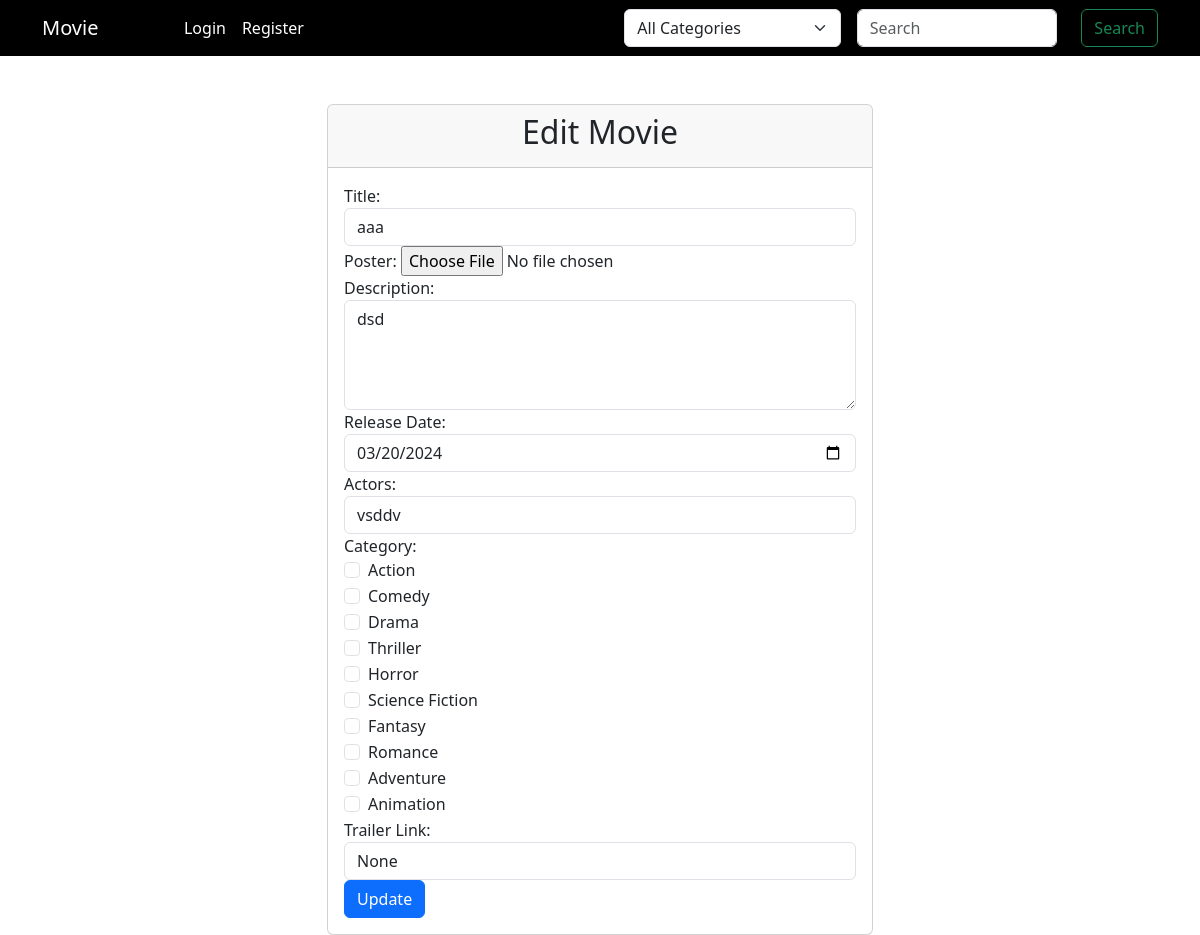
The page /movie/1/edit/ on the database as committed earlier.
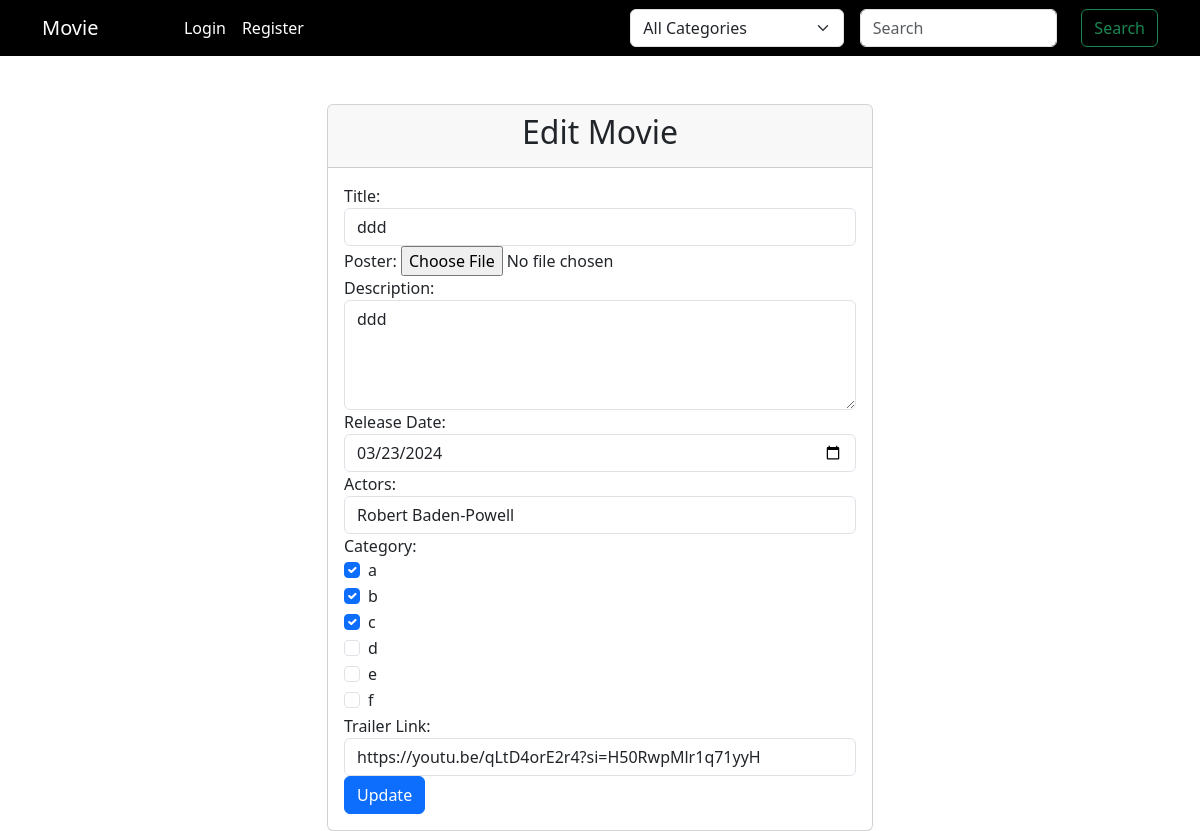
The same page on the database as committed later.
### movie_management/models.py (models this page shows, shortened)
class Movie(models.Model):
    title = models.CharField(max_length=100)
    poster = models.ImageField(upload_to='posters/')
    description = models.TextField()
    release_date = models.DateField()
    actors = models.CharField(max_length=200)
    trailer_link = models.URLField(null=True)
    category = models.ManyToManyField(Category)
    added_by = models.ForeignKey(User, on_delete=models.CASCADE)

### category/models.py (models this page shows, shortened)
class Category(models.Model):
    title = models.CharField(max_length=50)

### movie_management/views.py (the view)
def edit_movie(request, movie_id):
    movie = get_object_or_404(Movie, pk=movie_id)
    if request.method == 'POST':
        form = MovieForm(request.POST, request.FILES, instance=movie)
        if form.is_valid() and request.user == movie.added_by:
            form.save()
            messages.success(request, 'Movie updated successfully.')
            return redirect('home')
    else:
        form = MovieForm(instance=movie)
    categories = Category.objects.all()
    return render(request, 'edit_movie.html', {'form': form, 'movie': movie, 'categories': categories})

### movie_management/forms.py
class MovieForm(forms.ModelForm):
    class Meta:
        model = Movie
        fields = ['title', 'poster', 'description', 'release_date', 'actors', 'category', 'trailer_link']
        widgets = {
            'release_date': forms.DateInput(attrs={'type': 'date'})
        }

### templates/edit_movie.html (shortened to what this page needs)
{% extends 'layout.html' %}
{% block content %}
<div class="container mt-5">
    <div class="row justify-content-center">
        <div class="col-md-6">
            <div class="card">
                <div class="card-header">
                    <h2 class="card-title text-center">Edit Movie</h2>
                </div>
                <div class="card-body">
                    <form method="post" enctype="multipart/form-data">
                        <div class="form-group">
                            <label for="id_title">Title:</label>
                            <input type="text" name="title" class="form-control" id="id_title" value="{{ movie.title }}" required>
                        </div>
                        <div class="form-group">
                            <label for="id_poster">Poster:</label>
                            <input type="file" name="poster" class="form-control-file" id="id_poster" accept="image/*">
                        </div>
                        <div class="form-group">
                            <label for="id_description">Description:</label>
                            <textarea name="description" class="form-control" id="id_description" rows="4" required>{{ movie.description }}</textarea>
                        </div>
                        <div class="form-group">
                            <label for="id_release_date">Release Date:</label>
                            <input type="date" name="release_date" class="form-control" id="id_release_date" value="{{ movie.release_date|date:'Y-m-d' }}" required>
                        </div>
                        <div class="form-group">
                            <label for="id_actors">Actors:</label>
                            <input type="text" name="actors" class="form-control" id="id_actors" value="{{ movie.actors }}" required>
                        </div>
                        <div class="form-group">
                            <label>Category:</label><br>
                            {% for category in categories %}
                                <div class="form-check">
                                    <input type="checkbox" name="category" class="form-check-input" id="category_{{ category.pk }}" value="{{ category.pk }}" {% if category in movie.category.all %}checked{% endif %}>
                                    <label class="form-check-label" for="category_{{ category.pk }}">{{ category.title }}</label>
                                </div>
                            {% endfor %}
                        </div>
                        <div class="form-group">
                            <label for="id_trailer_link">Trailer Link:</label>
                            <input type="url" name="trailer_link" class="form-control" id="id_trailer_link" value="{{ movie.trailer_link }}">
                        </div>
                        <button type="submit" class="btn btn-primary">Update</button>
                    </form>
                </div>
            </div>
        </div>
    </div>
</div>
{% endblock %}

Rows that differ between the two databases and show on the page:
removed Category: title "Fantasy"
removed Category: title "Romance"
removed Category: title "Adventure"
removed Category: title "Animation"
changed Movie: title "aaa" → "ddd"; description "dsd" → "ddd"; release_date "03/20/2024" → "03/23/2024"; actors "vsddv" → "Robert Baden-Powell"; trailer_link "None" → "https://youtu.be/qLtD4orE2r4?si=H50RwpMlr1q71yyH"
changed Category (number 1 of 6 on the later page): category "☐" → "☑"; title "Action" → "a"
changed Category (number 2 of 6 on the later page): category "☐" → "☑"; title "Comedy" → "b"
changed Category (number 3 of 6 on the later page): category "☐" → "☑"; title "Drama" → "c"
changed Category (number 4 of 6 on the later page): title "Thriller" → "d"
changed Category (number 5 of 6 on the later page): title "Horror" → "e"
changed Category (number 6 of 6 on the later page): title "Science Fiction" → "f"
